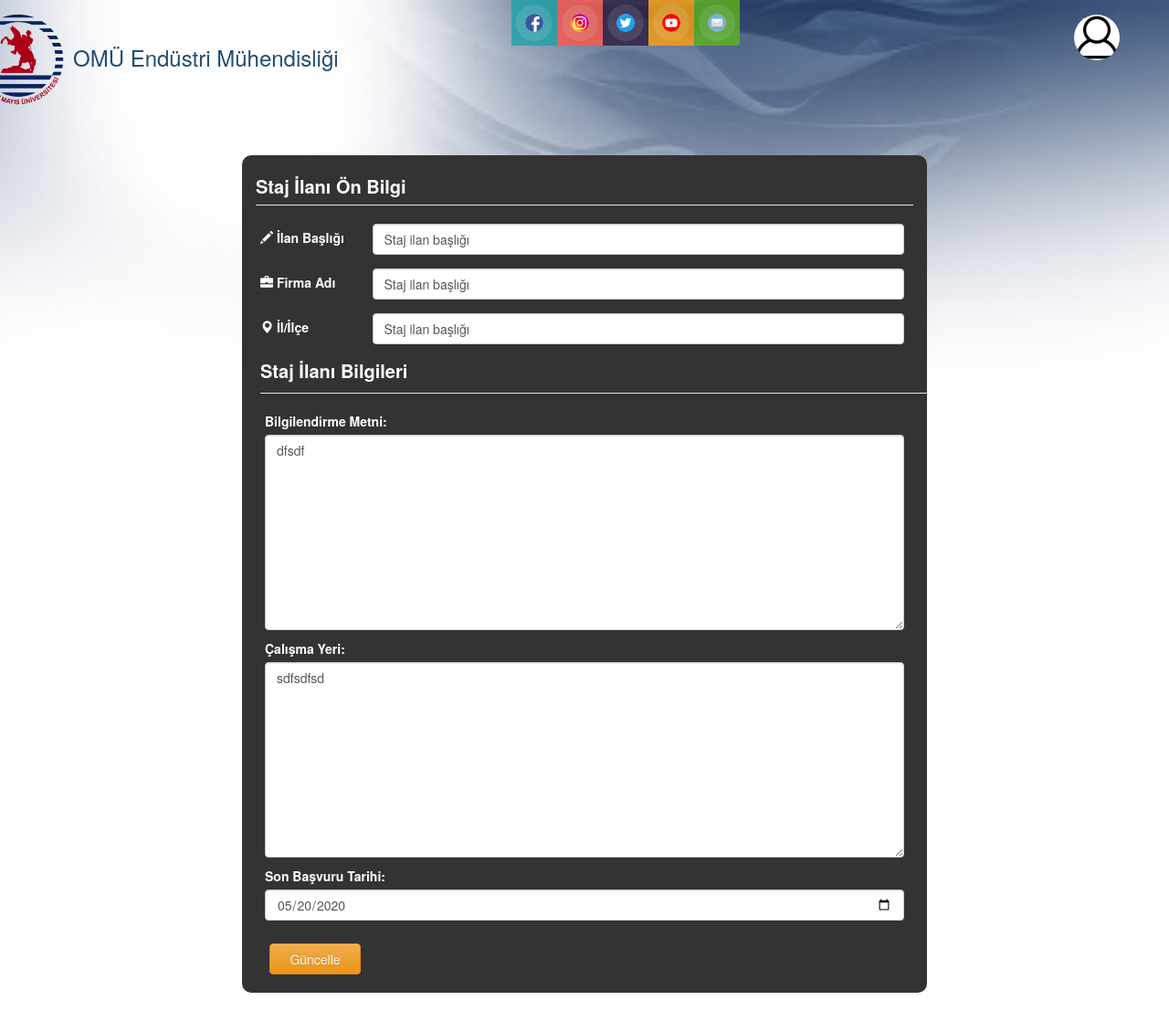
Page /jobs/stajilaniguncelle/22/ on the committed database.
### jobs/models.py (models this page shows, shortened)
class stajIlani(models.Model):
    stajBaslik = models.CharField(max_length=250, null=False, blank=False)
    stajFirma = models.CharField(max_length=250, null=False, blank=False)
    stajKonum = models.CharField(max_length=250, null=False, blank=False)
    stajIlanTarihi = models.DateTimeField()
    stajBilgilendirme = models.TextField(null=False, blank=False)
    stajAdres = models.TextField(null=False, blank=False)
    stajSonBasvuruTarihi = models.DateField()
    stajIlanSahibi = models.CharField(max_length=250)
    stajIlanSahibiMail = models.EmailField()

### jobs/views.py (the view, shortened to what this page needs)
# urls.py: url(r'^stajilaniguncelle/(?P<pk>[0-9]+)/$', stajİlaniGuncelle, name='stajilaniguncelle'),
def stajİlaniGuncelle(request, pk):
    ilan = get_object_or_404(stajIlani, pk=pk)
    form = StajIlaniForm(instance=ilan, data=request.POST or None)
    return render(request, 'jobs/updatestajs.html',{'form': form, 'ilan': ilan})

### jobs/forms.py
class StajIlaniForm(forms.ModelForm):
    class Meta:
        model = stajIlani
        fields = ['stajBaslik', 'stajFirma', 'stajKonum', 'stajBilgilendirme', 'stajAdres']

### templates/jobs/updatestajs.html (shortened to what this page needs)
{% extends 'base.html' %}
{% load static %}
{% block head %}
<link rel="stylesheet" href="{% static 'css/haberEtkinlik.css' %}" type="text/css">
{% endblock %}
{% block body %}
<div class="container"
     style="background-color: #333333; color: white; width: 750px; margin-bottom: 20px; margin-top: 50px; -webkit-border-radius: 10px; -moz-border-radius: 10px; border-radius: 10px 10px 10px 10px;">
    <form method="POST">
        <legend style="margin-top: 20px; color: white;"><b><p style="margin-top: 10px; margin-bottom: 5px; font-size: 20px;">Staj İlanı Ön Bilgi</p></b></legend>
        <div class="row" style="margin-left: 5px;">
            <div class="form-group row" style="margin-right: 10px;">
                <div class="col-sm-2" style="margin-top: 5px;">
                    <span class="glyphicon glyphicon-pencil"></span>
                    <label class="col-form-label">İlan Başlığı</label>
                </div>
                <div class="col-sm-10">
                    <input class="form-control" type="text" class="input" {{form.stajBaslik}}
                </div>
            </div>
            <div class="form-group row" style="margin-right: 10px;">
                <div class="col-sm-2" style="margin-top: 5px;">
                    <span class="glyphicon glyphicon-briefcase"></span>
                    <label class="col-form-label">Firma Adı</label>
                </div>
                <div class="col-sm-10">
                    <input class="form-control" type="text" class="input" {{form.stajFirma}}
                </div>
            </div>
            <div class="form-group row" style="margin-right: 10px;">
                    <div class="col-sm-2" style="margin-top: 5px;">
                <span class="glyphicon glyphicon-map-marker"></span>
                    <label class="col-form-label">İl/İlçe</label>
            </div>
            <div class="col-sm-10">
                <input class="form-control" type="text" class="input" {{form.stajKonum}}
            </div>
        </div>
        <legend style="color: white;"><b><p style="margin-top: 10px; font-size: 20px;">Staj İlanı Bilgileri</p></b></legend>
        <div class="form-group row" style="margin-left:5px; margin-right: 25px;">
            <p><label>Bilgilendirme Metni:</label>
            <textarea class="form-control" type="text" {{form.stajBilgilendirme}}</p>
            <p><label>Çalışma Yeri:</label>
            <textarea class="form-control" type="text" {{form.stajAdres}}</p>
            <p><form class="form-group">
                <label>Son Başvuru Tarihi: </label>
                <input class="form-control" type="date" name="sonBasvuruTarihi" value="{{ilan.stajSonBasvuruTarihi|date:"Y-m-d" }}">
            </form></p>
        </div>
        <input class="btn btn-warning" type="submit" value="Güncelle" style="width: 100px; margin-left: 10px; margin-bottom: 20px;">
        </div>
    </form>
</div>
{% endblock %}

### static/css/body.css (style rules this page uses)
body { background-image: url('/static/images/arkaplan6.jpeg'); background-repeat: no-repeat; background-position: top center; background-attachment: fixed; background-size: cover; -webkit-background-size: cover; -moz-background-size: cover; -o-background-size: cover; margin: 0; padding: 0; font-family:Arial; }

### rows in the picture
stajIlani: stajBilgilendirme "dfsdf", stajAdres "sdfsdfsd", sonBasvuruTarihi "05/20/2020"
